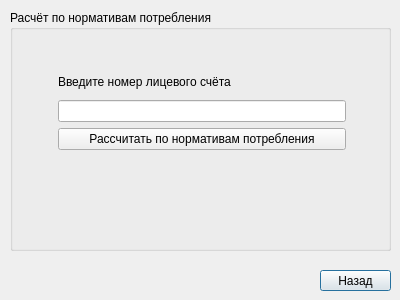
<?xml version="1.0" encoding="UTF-8"?>
<ui version="4.0">
 <class>MethodNormatives</class>
 <widget class="QDialog" name="MethodNormatives">
  <property name="geometry">
   <rect>
    <x>0</x>
    <y>0</y>
    <width>400</width>
    <height>300</height>
   </rect>
  </property>
  <property name="windowTitle">
   <string>Dialog</string>
  </property>
  <widget class="QPushButton" name="pushButton_toChoice">
   <property name="geometry">
    <rect>
     <x>320</x>
     <y>270</y>
     <width>71</width>
     <height>21</height>
    </rect>
   </property>
   <property name="text">
    <string>Назад</string>
   </property>
  </widget>
  <widget class="QGroupBox" name="groupBox">
   <property name="geometry">
    <rect>
     <x>10</x>
     <y>10</y>
     <width>381</width>
     <height>241</height>
    </rect>
   </property>
   <property name="title">
    <string>Расчёт по нормативам потребления</string>
   </property>
   <widget class="QWidget" name="layoutWidget">
    <property name="geometry">
     <rect>
      <x>48</x>
      <y>59</y>
      <width>288</width>
      <height>81</height>
     </rect>
    </property>
    <layout class="QVBoxLayout" name="verticalLayout_2">
     <item>
      <layout class="QVBoxLayout" name="verticalLayout">
       <item>
        <widget class="QLabel" name="label">
         <property name="text">
          <string>Введите номер лицевого счёта</string>
         </property>
        </widget>
       </item>
       <item>
        <widget class="QLineEdit" name="lineEdit_selectRow"/>
       </item>
      </layout>
     </item>
     <item>
      <widget class="QPushButton" name="pushButton_calculate">
       <property name="text">
        <string>Рассчитать по нормативам потребления</string>
       </property>
      </widget>
     </item>
    </layout>
   </widget>
  </widget>
 </widget>
 <resources/>
 <connections/>
</ui>
